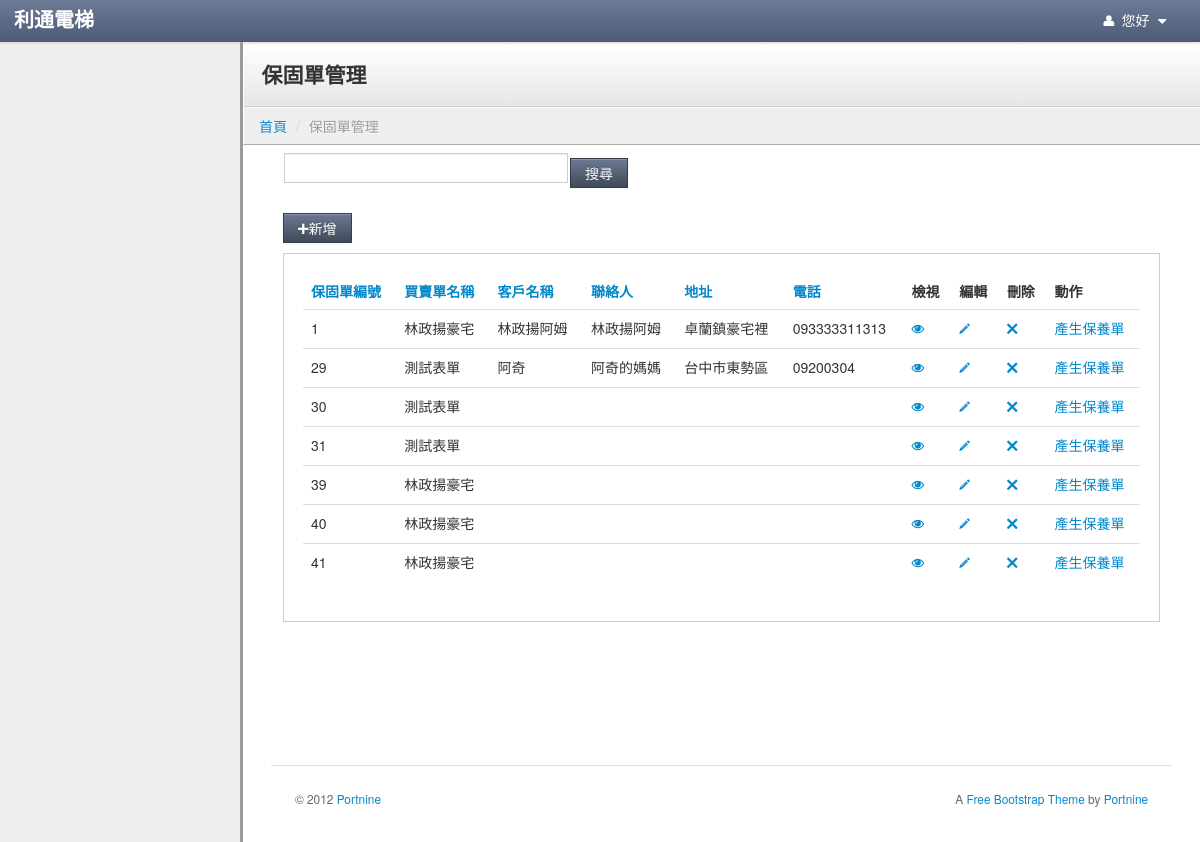
Screenshot of /index.php/warranty/warranty_home with the database file from the repository.
### tables this page shows
CREATE TABLE `warranty` (
  `id` int(255) NOT NULL AUTO_INCREMENT,
  `customer` varchar(255) DEFAULT NULL,
  `mechanical_warranty` int(255) DEFAULT NULL,
  `free_maintenance` int(255) DEFAULT NULL,
  `effective_date` varchar(255) DEFAULT NULL,
  `warranty_times` int(10) DEFAULT '0',
  `contacter_1` varchar(255) DEFAULT NULL,
  `contacter_2` varchar(255) DEFAULT NULL,
  `contacter_3` varchar(255) DEFAULT NULL,
  `address` varchar(255) DEFAULT NULL,
  `tel_1` varchar(255) DEFAULT NULL,
  `tel_2` varchar(255) DEFAULT NULL,
  `tel_3` varchar(255) DEFAULT NULL,
  `fax_1` varchar(255) DEFAULT NULL,
  `fax_2` varchar(255) DEFAULT NULL,
  `fax_3` varchar(255) DEFAULT NULL,
  `num` varchar(255) DEFAULT NULL,
  `transaction_id` int(255) DEFAULT NULL,
  `is_signing` int(1) DEFAULT '0',
  `is_remind` int(1) DEFAULT '0',
  `touch_time` varchar(255) DEFAULT NULL,
  PRIMARY KEY (`id`)
);

CREATE TABLE `transaction_form` (
  `id` int(20) NOT NULL AUTO_INCREMENT,
  `name` varchar(255) DEFAULT NULL,
  `total_price` int(20) DEFAULT NULL,
  `start_date` date DEFAULT NULL,
  `is_return` int(1) DEFAULT NULL,
  `is_signing` int(1) DEFAULT NULL,
  `receipt_status` int(1) DEFAULT NULL,
  `item_name1` varchar(255) DEFAULT '',
  `item_name2` varchar(255) DEFAULT '',
  `item_name3` varchar(255) DEFAULT '',
  `item_name4` varchar(255) DEFAULT '',
  `item_name5` varchar(255) DEFAULT NULL,
  `item_name6` varchar(255) DEFAULT '',
  `item1` int(1) DEFAULT NULL,
  `item2` int(1) DEFAULT NULL,
  `item3` int(1) DEFAULT NULL,
  `item4` int(1) DEFAULT NULL,
  `item5` int(1) DEFAULT NULL,
  `item6` int(1) DEFAULT NULL,
  `item_status1` int(1) DEFAULT NULL,
  `item_status2` int(1) DEFAULT NULL,
  `item_status3` int(1) DEFAULT NULL,
  `item_status4` int(1) DEFAULT NULL,
  `item_status5` int(1) DEFAULT NULL,
  `item_status6` int(1) DEFAULT NULL,
  `customer_id` int(255) DEFAULT NULL,
  `elevator_num` int(20) DEFAULT NULL,
  `remark` varchar(255) DEFAULT NULL,
  `is_duty` int(1) DEFAULT '0',
  `is_receipt` int(1) DEFAULT '0',
  PRIMARY KEY (`id`)
);

### application/controllers/Warranty.php (called while the page is built, shortened)
<?php if ( ! defined('BASEPATH')) exit('No direct script access allowed');
class Warranty extends CI_Controller {
	var $data =array();
	function __construct()
	{
        $this->load->model('public_tools');
		$this->load->model('Customer_model');
		$this->load->model('m_warranty_model');
		$this->load->model('Form_model');
		$this->load->library('datamodel');
        $this->load->model('Usermenu_model');
	}
	public function warranty_home()
	{
		$warranty_model = new m_warranty_model();
		$form_model = new Form_model();
		$temp = $warranty_model->getwarranty();
		$fristitem = 0;
		$itemmax = 10;
		if ($temp != 0)
		{
			$totalitem = count($temp);
			if( 10 > $totalitem)
			{
				$itemmax = $totalitem;
			}
			else
			{
				$itemmax = 10;
			}
			$this->data['fristitem'] = $fristitem;
			$this->data['itemmax'] = $itemmax;
			foreach($temp as $row):
				if($fristitem < $itemmax)
				{
					$row->transaction_name = "";
					if ($row->transaction_id != 0)
					{
						$transaction = $form_model->getTransactionByID($row->transaction_id);
						$row->transaction_name = $transaction['name'];
					}
					$this->data[$fristitem] = $row;
				}
				$fristitem++;
			endforeach;
			if($totalitem >= 10)
			{
				if($totalitem % 10 != 0)
				{
					$pageitem = floor($totalitem / 10) + 1;
				}
				else
				{
					$pageitem = $totalitem / 10;
				}
			}
			else
			{
				$pageitem = 1;
			}
			$pagefrist = 0;
			if($pageitem > 10 )
			{
				$pagetotal = 10;
			}
			else
			{
				$pagetotal = $pageitem;
			}
			$this->data['pagefrist'] = $pagefrist;
			$this->data['pagetotal'] = $pagetotal;
			$this->data['pageid'] = 1;
		}
		else
		{
			$this->data = null;
		}
		$this->load->view('v_warranty_home', $this->data);
	}
}

### index.php (called while the page is built, shortened)
<?php
require_once BASEPATH.'core/CodeIgniter.php';

### application/models/m_warranty_model.php (called while the page is built, shortened)
<?php
class m_warranty_model extends CI_Model
{
	public function getwarranty()
	{
		$this->db->select('*');
		$this->db->from('warranty');
		$result = $this->db->get();
		if ($result->num_rows() > 0)
		{
			$idx = 0;
			foreach ($result->result() as $row)
			{
				$warranty_data[$idx] = new Datamodel();
				foreach ($row as $k => $v)
				{
					$warranty_data[$idx]->$k = $v;
				}
				$idx++;
			}
			return $warranty_data;
		}
		return 0;
	}
}
?>

### application/libraries/datamodel.php (called while the page is built, shortened)
<?php
class Datamodel
{
	private $data = array();
	public function __set($name,$value)
	{
		$this->data[$name] = $value;
	}
	public function __get($name)
	{
		if (array_key_exists($name,$this->data))
		{
			return $this->data[$name];
		}
	}
}

### application/views/v_warranty_home.php (the view, shortened to what this page needs)
<!DOCTYPE html>
<html lang="en">
	<?php
		include "head.php";
	?>
	<body>
		<?php
			include "navbar.php";
		?>
		<div class="content">
			<div class="header">
				<h1 class="page-title">保固單管理</h1>
			</div>
				<ul class="breadcrumb">
					<li><a href="<?=base_url("/mainpage/index")?>">首頁</a> <span class="divider">/</span></li>
					<li class="active">保固單管理</li>
				</ul>
			<div class="container-fluid">
				<div class="row-fluid">
					<div class="container-fluid">
						<div class="row-fluid">
						<form action="<?=base_url("/Warranty/warranty_Search")?>" method="post">
								<table>
									<tr>
										<td><input type="text" name = "Search" value=""  class="input-xlarge"></td><td><button class="btn btn-primary" >搜尋</button></td>
									</tr>
								</table>
						</form>
								<div class="btn-toolbar">
									<a href="<?=base_url("/Warranty/create_warranty")?>"><button class="btn btn-primary" id="new_people"><i class="icon-plus"></i>新增</button></a>
								</div>
							<form action="<?=base_url("/Form/form_borad")?>" method="post">
								<div class="well">
									<table class="table sortable">
										<thead>
											<tr>
												<th><a href="#">保固單編號</a></th>
												<th><a href="#">買賣單名稱</a></th>
												<th><a href="#">客戶名稱</a></th>
												<th><a href="#">聯絡人</a></th>
												<th><a href="#">地址</a></th>
												<th><a href="#">電話</a></th>
												<th class="sorttable_nosort">檢視</th>
												<th class="sorttable_nosort">編輯</th>
												<th class="sorttable_nosort">刪除</th>
												<th class="sorttable_nosort">動作</th>
											</tr>
										</thead>
										<tbody>
					<?php					if(count($this->data) != 0 )
											{
												$fristitem = $this->data['fristitem'];
												$itemmax = $this->data['itemmax'];
												for($j = 0; $fristitem < $itemmax;$j++)
												{
					?>
													<tr>
														<td><?=$this->data[$j]->id;?></td>
														<td><?=$this->data[$j]->transaction_name;?></td>
														<td><?=$this->data[$j]->customer;?></td>
														<td><?=$this->data[$j]->contacter_1;?></td>
														<td><?=$this->data[$j]->address;?></td>
														<td><?=$this->data[$j]->tel_1;?></td>
														<td>
														<a href="<?=base_url("/Warranty/view_warranty_view")?>/warranty_id/<?=$this->data[$j]->id;?>" ><i class="icon-eye-open"></i></a>
														</td>
														<td>
															<a href="<?=base_url("/Warranty/edit_warranty")?>/warranty_id/<?=$this->data[$j]->id;?>" ><i class="icon-pencil"></i></a>
														</td>
														<td>
															<a href="<?=base_url("/Warranty/delete_warranty")?>/warranty_id/<?=$this->data[$j]->id;?>" ><i class="icon-remove"></i></a>
														</td>
														<td>
														<a href="<?=base_url("/Service/service_create_by_warranty/".$this->data[$j]->id."")?>">產生保養單</a>
														</td>
													</tr>
					<?php							$fristitem++;
												}
											}
					?>
										</tbody>
									</table>
								</div>
							</form>
							<div class="pagination">
							</div>
							<footer>
								<hr>
								<p class="pull-right">A <a href="http://www.portnine.com/bootstrap-themes" target="_blank">Free Bootstrap Theme</a> by <a href="http://www.portnine.com" target="_blank">Portnine</a></p>
								<p>&copy; 2012 <a href="http://www.portnine.com" target="_blank">Portnine</a></p>
							</footer>
						</div>
					</div>
				</div>
			</div>
		</div>
	</body>
</html>

### stylesheets/theme.css (style rules this page uses)
body { background: #eee; background-image: url(http://subtlepatterns.com/patterns/furley_bg.png); background-position: initial initial; background-repeat: initial initial; background-position: initial initial; background-repeat: initial initial; margin: 0px; padding: 0px; }
h1 { margin-top: 0px; color: #eee; }
hr { border-top: 1px solid #ddd; border-bottom: 1px solid #fff; }
.content { min-width: 400px; position: relative; min-height: 800px; background: #fff; margin-left: 240px; border-left: 1px solid #cccccc; border-left: 3px solid #999999; }
.header { background: #ffffff; background: #ffffff; background: -webkit-gradient(linear, left bottom, left top, color-stop(0, #e6e6e6), color-stop(1, #ffffff)); background: -ms-linear-gradient(bottom, #e6e6e6, #ffffff); background: -moz-linear-gradient(center bottom, #e6e6e6 0%, #ffffff 100%); background: -o-linear-gradient(bottom, #e6e6e6, #ffffff); filter: progid:dximagetransform.microsoft.gradient(startColorStr='#4d5b76', EndColorStr='#6c7a95'); -ms-filter: "progid:DXImageTransform.Microsoft.gradient(startColorStr='#ffffff',EndColorStr='#e6e6e6')"; border-bottom: 1px solid #cccccc; border-top: 1px solid #ffffff; border-left: 1px solid #ffffff; padding: 0em 1.25em; }
.header h1 { margin: 1em 0em; padding: 0em; line-height: 1em; font-size: 1.5em; color: #eee; color: #333; }
.breadcrumb { -webkit-box-shadow: none; -moz-box-shadow: none; box-shadow: none; -webkit-border-radius: 0px; -moz-border-radius: 0px; border-radius: 0px; -moz-background-clip: padding; -webkit-background-clip: padding-box; background-clip: padding-box; background: #eee; border-bottom: 1px solid #aaa; border-top: 1px solid #fafafa; border-left: 1px solid #fff; margin-bottom: .5em; }
footer { padding: 1em; margin-top: 4em; color: #666; font-size: .85em; line-height: 1.3em; }
footer hr { margin: 2em -2em; }
.btn { -webkit-border-radius: 0px; -moz-border-radius: 0px; border-radius: 0px; }
.btn-primary { background-color: #414959; background-image: -webkit-gradient(linear, 0 0, 0 100%, from(#6c7994), to(#414959)); background-image: -webkit-linear-gradient(top, #6c7994, #414959); background-image: -o-linear-gradient(top, #6c7994, #414959); background-image: linear-gradient(to bottom, #6c7994, #414959); background-image: -moz-linear-gradient(top, #6c7994, #414959); filter: progid:dximagetransform.microsoft.gradient(startColorStr='#6c7994', EndColorStr='#414959'); -ms-filter: "progid:DXImageTransform.Microsoft.gradient(startColorStr='#6c7994',EndColorStr='#414959')"; border: 1px solid #363d4a; }
.well { background-color: #fff; border: 1px solid #ccc; -webkit-box-shadow: 1px 1px 0px #ffffff; -moz-box-shadow: 1px 1px 0px #ffffff; box-shadow: 1px 1px 0px #ffffff; -webkit-border-radius: 0px; -moz-border-radius: 0px; border-radius: 0px; -moz-background-clip: padding; -webkit-background-clip: padding-box; background-clip: padding-box; }
input[type="text"], input[type="password"] { -webkit-border-radius: 0px; -moz-border-radius: 0px; border-radius: 0px; -moz-background-clip: padding; -webkit-background-clip: padding-box; background-clip: padding-box; }

### rows the page displays
warranty: id "1", customer "林政揚阿姆", contacter_1 "林政揚阿姆", address "卓蘭鎮豪宅裡", tel_1 "093333311313"
transaction_form: name "林政揚豪宅"
warranty: id "29", customer "阿奇", contacter_1 "阿奇的媽媽", address "台中市東勢區", tel_1 "09200304"
transaction_form: name "測試表單"
warranty: id "31"
warranty: id "39"
warranty: id "40"
warranty: id "41"

### other values shown
$this->data[$j]->id "30"
